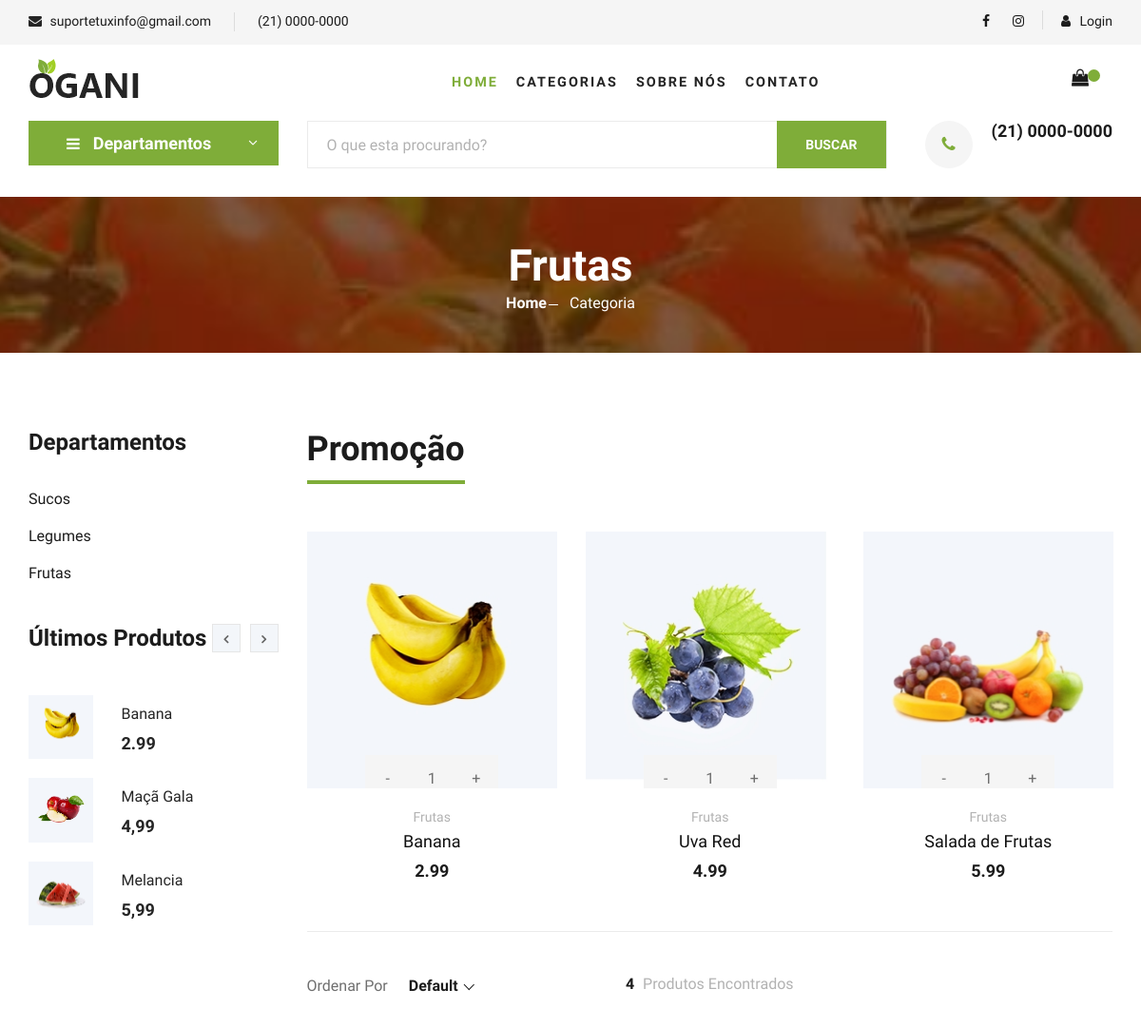
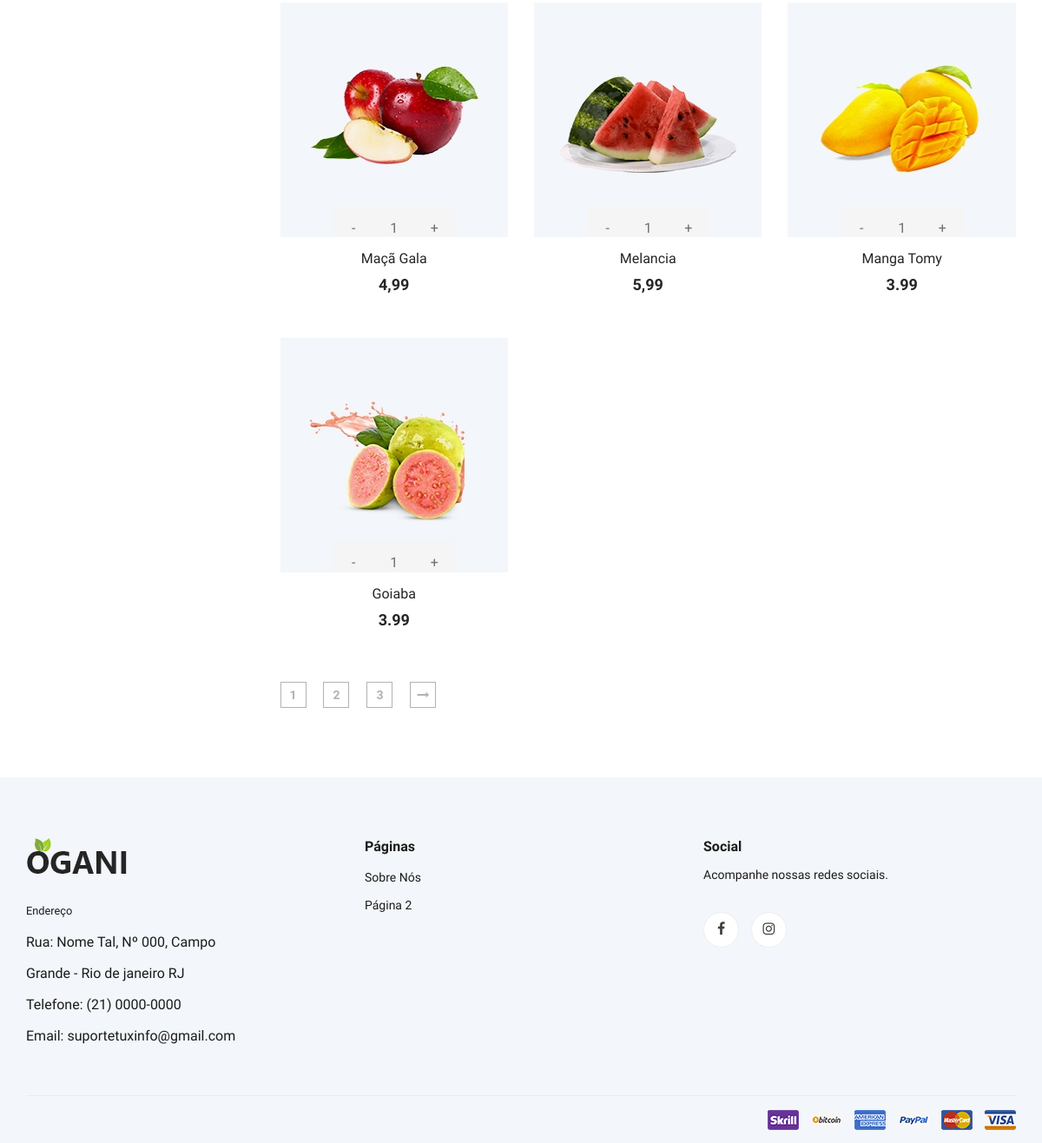
The app's page /produtos/categoria/4 with its own data (2 pictures, top to bottom).
### tables this page shows
CREATE TABLE `config` (
  `id_config` int(11) NOT NULL,
  `nome_site` varchar(255) NOT NULL,
  `email_site` varchar(255) NOT NULL,
  `telefone_site` varchar(244) NOT NULL,
  `info_site` varchar(255) NOT NULL,
  `frete_site` varchar(255) NOT NULL,
  `endereco_site` varchar(255) NOT NULL,
  `logo_site` varchar(255) NOT NULL,
  `facebook_site` varchar(255) NOT NULL,
  `instagram_site` varchar(255) NOT NULL
);

CREATE TABLE `paginas` (
  `id_pagina` int(11) NOT NULL,
  `texto_pagina` longtext NOT NULL,
  `nome_pagina` varchar(255) NOT NULL,
  `url_pagina` varchar(255) NOT NULL,
  `bg_pagina` varchar(255) NOT NULL,
  `menu_top_pagina` int(11) NOT NULL
);

CREATE TABLE `categorias` (
  `id_categoria` int(255) NOT NULL,
  `nome_categoria` varchar(255) NOT NULL,
  `imagem_categoria` varchar(255) NOT NULL,
  `bg_categoria` varchar(255) NOT NULL
);

CREATE TABLE `produtos` (
  `id_produto` int(11) NOT NULL,
  `codigo_produto` varchar(255) NOT NULL,
  `titulo_produto` varchar(100) NOT NULL,
  `preco_produto` varchar(255) NOT NULL,
  `url_amiga` varchar(255) NOT NULL,
  `texto_produto` longtext NOT NULL,
  `data_criacao` date NOT NULL,
  `acessos_produto` varchar(100) NOT NULL,
  `usuario_produto` varchar(40) NOT NULL,
  `imagem_produto` varchar(100) NOT NULL,
  `categoria_produto` int(40) NOT NULL,
  `status_produto` int(255) NOT NULL,
  `destaque_produto` int(40) NOT NULL,
  `promocao_produto` int(11) NOT NULL
);

### application/views/site/produto/v_categoria.php (the view, shortened to what the rows shown need)
<section class="product spad">
        <div class="container">
            <div class="row">
                <div class="col-lg-3 col-md-5">
                    <div class="sidebar">
                        <div class="sidebar__item">
                            <ul>
                                <?php $this->M_select->list_categorias();?>
                            </ul>
                        </div>
                        <div class="sidebar__item">
                            <div class="latest-product__text">
                                <div class="latest-product__slider owl-carousel">
                                        <?php
                                        $count = 0;
                                        foreach($last->result() as $row):
                                            if($count == 0){
                                                echo '<div class="latest-prdouct__slider__item">';
                                            }
                                        ?>
                                        <a href="<?php echo base_url().'produtos/detalhe/'.$row->url_amiga; ?>" class="latest-product__item">
                                            <div class="row">
                                            <div class="latest-product__item__pic_ col-md-4">
                                                <img src="<?php echo base_url().$row->imagem_produto; ?>" class="img-fluid img-responsive" alt="">
                                            </div>
                                            <div class="latest-product__item__text col-md-8">
                                                <h6><?php echo $row->titulo_produto; ?></h6>
                                                <span><?php echo $row->preco_produto; ?></span>
                                            </div>
                                            </div>
                                        </a>
                                        <?php
                                        $count++;
                                        if($count == 3){
                                          echo '</div>' ;
                                            $count =0;
                                        }
                                        endforeach;
                                        ?>
                                </div>
                            </div>
                        </div>
                    </div>
                </div>
                <div class="col-lg-9 col-md-7">
                    <div class="product__discount">
                        <div class="section-title product__discount__title">
                            <h2>Promoção</h2>
                        </div>
                        <div class="row">
                            <div class="product__discount__slider owl-carousel">
                                <?php foreach($promocao->result() as $row): ?>
                                <div class="col-lg-4">
                                    <div class="product__discount__item">
                                        <div class="product__discount__item__pic set-bg"
                                            data-setbg="<?php echo base_url(); ?><?php echo $row->imagem_produto; ?>">
                                            <ul class="product__item__pic__hover">
                                               <div class="quantity">
                                                <div class="pro-qty">
                                                    <input id="qty_<?php echo $row->id_produto; ?>" type="text" value="1">
                                                </div>
                                                </div>
                                            </ul>
                                        </div>
                                        <div class="product__discount__item__text">
                                            <span><?php echo $row->nome_categoria; ?></span>
                                            <a href="<?php echo base_url().'produtos/detalhe/'.$row->url_amiga; ?>">
                                            <h5><?php echo $row->titulo_produto; ?></h5>
                                            <div class="product__item__price"><?php echo $row->preco_produto; ?> </div>
                                            </a>
                                        </div>
                                    </div>
                                </div>
                                <?php endforeach; ?>
                            </div>
                        </div>
                    </div>
                    <div class="row">
                        <?php foreach($produtos->result() as $row): ?>
                        <div class="col-lg-4 col-md-6 col-sm-6">
                            <div class="product__item">
                                <div class="product__item__pic set-bg" data-setbg="<?php echo base_url(); ?><?php echo $row->imagem_produto; ?>">
                                    <ul class="product__item__pic__hover">
                                        <div class="quantity">
                                                <div class="pro-qty">
                                                    <input id="qty_<?php echo $row->id_produto; ?>" type="text" value="1">
                                                </div>
                                                </div>
                                    </ul>
                                </div>
                                <div class="product__item__text">
                                    <h6><a href="#"><?php echo $row->titulo_produto; ?></a></h6>
                                    <h5><?php echo $row->preco_produto; ?></h5>
                                </div>
                            </div>
                        </div>
                        <?php endforeach ;?>
                    </div>
                </div>
            </div>
        </div>
    </section>

### application/views/site/headers/v_menu.php (shortened to what the rows shown need)
                     <?php $this->M_select->list_categorias();?>
            <?php $this->M_select->list_paginas_top();?>
<header class="header">
    <div class="header__top">
        <div class="container">
            <div class="row">
                <div class="col-lg-6 col-md-6">
                    <div class="header__top__left">
                        <ul>
                            <li><i class="fa fa-envelope"></i> <?php echo $email_site; ?></li>
                            <li><?php echo $telefone_site; ?></li>
                        </ul>
                    </div>
                </div>
            </div>
        </div>
    </div>
    <div class="container">
        <div class="row">
            <div class="col-lg-3">
                <div class="header__logo">
                    <a href="<?php echo base_url(); ?>"><img src="<?php echo base_url().$info->row()->logo_site; ?>" alt="<?php echo $info->row()->nome_site; ?>"></a>
                </div>
            </div>
            <div class="col-lg-6">
                <nav class="header__menu">
                    <ul >
                                 <?php $this->M_select->list_categorias();?>
                        <?php $this->M_select->list_paginas_top();?>
                    </ul>
                </nav>
            </div>
        </div>
    </div>
</header>

### application/models/M_select.php (shortened to what the rows shown need)
<?php
class M_select extends CI_Model{
        function list_categorias(){
         $query2 = $this->db->get('categorias');
            foreach ($query2->result() as $row2){
               echo '<li><a href="'.base_url().'produtos/categoria/'.$row2->id_categoria.'">'.$row2->nome_categoria.'</a></li>';
            }
        }
        function list_paginas_top(){
           $this->db->where('menu_top_pagina',1);
         $query2 = $this->db->get('paginas');
            foreach ($query2->result() as $row2){
               echo '<li><a href="'.base_url().'pagina/detalhe/'.$row2->url_pagina.'">'.$row2->nome_pagina.'</a></li>';
            }
        }
         function list_paginas(){
         $query2 = $this->db->get('paginas');
            foreach ($query2->result() as $row2){
               echo '<li><a href="'.base_url().'pagina/detalhe/'.$row2->url_pagina.'">'.$row2->nome_pagina.'</a></li>';
            }
        }
}

### application/views/site/headers/v_top.php (shortened to what the rows shown need)
<section class="hero hero-normal">
    <div class="container">
        <div class="row">
            <div class="col-lg-9">
                <div class="hero__search">
                    <div class="hero__search__phone">
                        <div class="hero__search__phone__text">
                            <h5><?php echo $telefone_site; ?></h5>
                        </div>
                    </div>
                </div>
            </div>
        </div>
    </div>
</section>

### application/views/site/headers/v_breadcumb.php
<?php foreach($categoria->result() as $row): ?>
    <section class="breadcrumb-section set-bg" data-setbg="<?php echo base_url(); ?><?php echo $row->bg_categoria; ?>">
        <div class="container">
            <div class="row">
                <div class="col-lg-12 text-center">
                    <div class="breadcrumb__text">
                        <h2><?php echo $row->nome_categoria; ?></h2>
                        <div class="breadcrumb__option">
                            <a href="<?php echo base_url(); ?>">Home</a>
                            <span>Categoria</span>
                        </div>
                    </div>
                </div>
            </div>
        </div>
    </section>
<?php endforeach; ?>

### application/views/site/headers/v_footer.php (shortened to what the rows shown need)
    <footer class="footer spad">
        <div class="container">
            <div class="row">
                <div class="col-lg-3 col-md-6 col-sm-6">
                    <?php foreach($info->result() as $row): ?>
                    <div class="footer__about">
                        <div class="footer__about__logo">
                            <a href="./index.html"><img src="<?php echo base_url().$row->logo_site; ?>" alt=""></a>
                        </div>
                        <ul>
                            <li><small>Endereço</small><br><?php echo $row->endereco_site; ?></li>
                            <li>Telefone: <?php echo $row->telefone_site; ?></li>
                            <li>Email: <?php echo $row->email_site; ?></li>
                        </ul>
                    </div>
                    <?php endforeach; ?>
                </div>
                <div class="col-lg-4 col-md-6 col-sm-6 offset-lg-1">
                    <div class="footer__widget">
                        <ul>
                            <?php $this->M_select->list_paginas();?>
                        </ul>
                    </div>
                </div>
            </div>
        </div>
    </footer>
</body>
</html>

### records on screen
config: email_site "suportetuxinfo@gmail.com", telefone_site "(21) 0000-0000", logo_site (picture), endereco_site "Rua: Nome Tal, Nº 000, Campo Grande - Rio de janeiro RJ"
paginas: nome_pagina "SOBRE NÓS", nome_pagina "Sobre Nós"
categorias: nome_categoria "Frutas"
categorias: nome_categoria "Sucos"
categorias: nome_categoria "Legumes"
produtos: imagem_produto (picture), titulo_produto "Banana", preco_produto "2.99", shows a picture, categorias.nome_categoria "Frutas"
produtos: imagem_produto (picture), titulo_produto "Maçã Gala", preco_produto "4,99", shows a picture
produtos: imagem_produto (picture), titulo_produto "Melancia", preco_produto "5,99", shows a picture
produtos: shows a picture, categorias.nome_categoria "Frutas", titulo_produto "Uva Red", preco_produto "4.99"
produtos: shows a picture, categorias.nome_categoria "Frutas", titulo_produto "Salada de Frutas", preco_produto "5.99"
produtos: shows a picture, titulo_produto "Manga Tomy", preco_produto "3.99"
produtos: shows a picture, titulo_produto "Goiaba", preco_produto "3.99"
paginas: nome_pagina "Página 2"

### other values on screen
$produtos_num "4"
